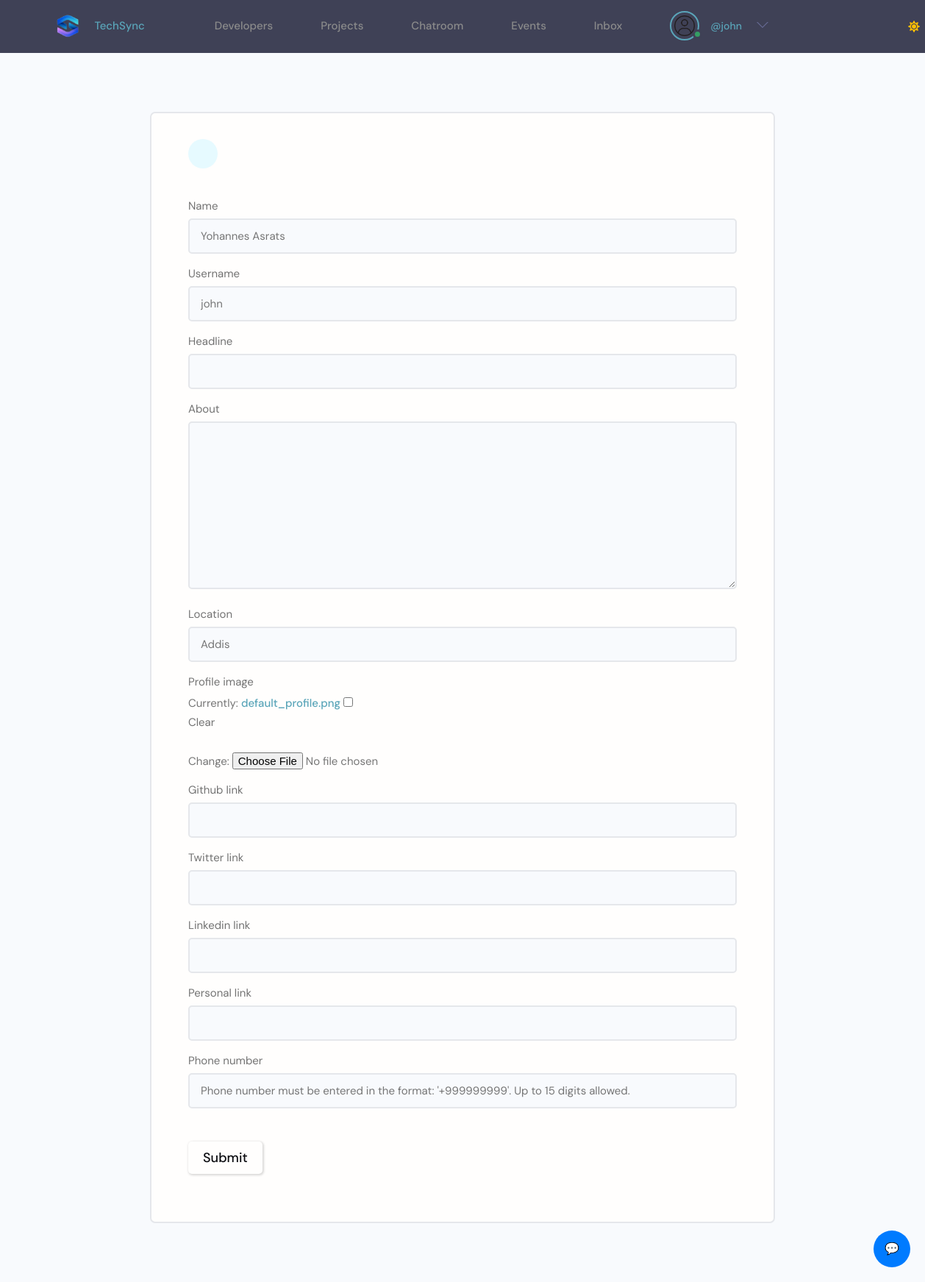
The page /edit-account/ (signed in) on the database its author committed.
### users/models.py (models this page shows, shortened)
class Profile(models.Model):
    id = models.UUIDField(default=uuid.uuid4, primary_key=True, unique=True, editable=False, )
    user = models.OneToOneField(User, on_delete=models.CASCADE,null=True,blank=True)
    name = models.CharField(max_length=200, blank=True,null=True)
    username = models.CharField(max_length=200, blank=True,null=True,unique=True)
    headline = models.CharField(max_length=200, blank=True,null=True)
    about = models.TextField(blank=True, null=True)
    location = models.CharField(max_length=200, blank=True,null=True)
    profile_image = models.ImageField(null=True, blank=True,upload_to='profiles', default='default_profile.png')
    github_link = models.CharField(max_length=200, blank=True,null=True)
    twitter_link = models.CharField(max_length=200, blank=True,null=True)
    linkedin_link = models.CharField(max_length=200, blank=True,null=True)
    personal_link = models.CharField(max_length=200, blank=True,null=True)
    phone_regex = RegexValidator(
    regex=r'^\+?1?\d{9,15}$',
    message="Phone number must be entered in the format: '+999999999'. Up to 15 digits allowed."
    )
    phone_number = models.CharField(validators=[phone_regex], max_length=17, blank=True)  # validators should be a list
    created_at = models.DateTimeField(auto_now_add=True)

### users/views.py (the view)
# urls.py: path('edit-account/', views.editAccount, name='edit-account'),
@login_required(login_url='login')
def editAccount(request):
    profile = request.user.profile
    form = ProfileForm(instance=profile)
    if request.method == 'POST':
        form = ProfileForm(request.POST, request.FILES, instance=profile)
        if form.is_valid():
            form.save()
            return redirect('user-account')
    context = {'form': form}
    return render(request, 'users/profile_form.html', context)

### users/forms.py
class ProfileForm(ModelForm):
    class Meta:
        model = Profile
        fields = '__all__'
        exclude = ['user']
    def __init__(self, *args, **kwargs):
        super().__init__(*args, **kwargs)
        for name, field in self.fields.items():
            field.widget.attrs.update({'class': 'input'})
            if name == 'phone_number':
                field.widget.attrs.update({
                    'placeholder': "Phone number must be entered in the format: '+999999999'. Up to 15 digits allowed."
                })

### techsync/context_processors.py (called while the page is built)
def navbar_data(request):
    profile = event_organizer = event_moderator = None
    if request.user.is_authenticated:
        if hasattr(request.user, 'profile'):
            profile = request.user.profile
        if hasattr(request.user, 'eventorganizer'):
            event_organizer = request.user.eventorganizer
        if hasattr(request.user, 'eventmoderator'):
            event_moderator = request.user.eventmoderator
    return {
        'profile': profile,
        'event_organizer': event_organizer,
        'event_moderator': event_moderator,
    }

### templates/users/profile_form.html (shortened to what this page needs)
{% extends 'main/main.html' %}
{% block content %}
<main class="formPage my-xl">
    <div class="content-box">
        <div class="formWrapper">
            <a class="backButton" href="{% url 'edit-account' %}"></a>
            <br>
            <form class="form" method="POST" action="{% url 'edit-account' %}" enctype="multipart/form-data">
                {% for field in form %}
                <div class="form__field">
                    <label for="formInput#text">{{field.label}}</label>
                    {{field}}
                </div>
                {% endfor %}
                <input class="btn btn--sub btn--lg  my-md" type="submit" value="Submit" />
            </form>
        </div>
    </div>
</main>
{% endblock content %}

### templates/main/navbar.html (shortened to what this page needs)
{% load static %}
<header class="header">
        <div class="container container--narrow">
                <a href="{% url 'projects'%}" class="header__logo">
                        <img src="{% static 'images/logo.png' %}" alt="Techsync Logo" />TechSync
                </a>
                <nav class="header__nav header__menu">
                        {% if request.user.is_event_organizer %}
                        <ul class="header__menu">
                            <li class="header__menuItem"><a href="{% url 'events' %}">Events</a></li>
                            {% if request.user.is_authenticated %}
                            {% comment %} <li class="header__menuItem"><a  href="{% url 'inbox' %}">Inbox</a></li>  {% endcomment %}
                            <li class="header__menuItem"><a  href="{% url 'scan-qr-code' %}">Verify QR</a></li>
                            <li class="header__menuItem"><a  href="{% url 'user-chatrooms' %}">Inbox</a></li>
                            {% else %}
                            <li class="header__menuItem"><a href="{% url 'login' %}" class="btn btn--sub">Login/Sign Up</a></li>
                            {% endif %}
                            {% if request.user.is_authenticated %}
                            {% comment %} Profile {% endcomment %}
                            <li class="header__menuItem">
                                    <div class="header__user">
                                            <a href="{% url 'organization-account'%}">
                                                <div class="avatar avatar--medium active">
                                                    <img src="{{ event_organizer.profile_image.url }}" />
                                                </div>
                                                <p> <span>@{{profile.username}}</span></p>
                                            </a>
                                            <button class="dropdown-button">
                                                <svg version="1.1" xmlns="http://www.w3.org/2000/svg" width="32" height="32" viewBox="0 0 32 32">
                                                    <title>chevron-down</title>
                                                    <path d="M16 21l-13-13h-3l16 16 16-16h-3l-13 13z"></path>
                                                </svg>
                                            </button>
                                        </div>
                                        <div class="dropdown-menu">
                                            <a href="settings.html" class="dropdown-link"
                                                ><svg version="1.1" xmlns="http://www.w3.org/2000/svg" width="32" height="32" viewBox="0 0 32 32">
                                                    <title>tools</title>
                                                    <path
                                                        d="M27.465 32c-1.211 0-2.35-0.471-3.207-1.328l-9.392-9.391c-2.369 0.898-4.898 0.951-7.355 0.15-3.274-1.074-5.869-3.67-6.943-6.942-0.879-2.682-0.734-5.45 0.419-8.004 0.135-0.299 0.408-0.512 0.731-0.572 0.32-0.051 0.654 0.045 0.887 0.277l5.394 5.395 3.586-3.586-5.394-5.395c-0.232-0.232-0.336-0.564-0.276-0.887s0.272-0.596 0.572-0.732c2.552-1.152 5.318-1.295 8.001-0.418 3.274 1.074 5.869 3.67 6.943 6.942 0.806 2.457 0.752 4.987-0.15 7.358l9.392 9.391c0.844 0.842 1.328 2.012 1.328 3.207-0 2.5-2.034 4.535-4.535 4.535zM15.101 19.102c0.26 0 0.516 0.102 0.707 0.293l9.864 9.863c0.479 0.479 1.116 0.742 1.793 0.742 1.398 0 2.535-1.137 2.535-2.535 0-0.668-0.27-1.322-0.742-1.793l-9.864-9.863c-0.294-0.295-0.376-0.74-0.204-1.119 0.943-2.090 1.061-4.357 0.341-6.555-0.863-2.631-3.034-4.801-5.665-5.666-1.713-0.561-3.468-0.609-5.145-0.164l4.986 4.988c0.391 0.391 0.391 1.023 0 1.414l-5 5c-0.188 0.188-0.441 0.293-0.707 0.293s-0.52-0.105-0.707-0.293l-4.987-4.988c-0.45 1.682-0.397 3.436 0.164 5.146 0.863 2.631 3.034 4.801 5.665 5.666 2.2 0.721 4.466 0.604 6.555-0.342 0.132-0.059 0.271-0.088 0.411-0.088z"
                                                    ></path>
                                                </svg>
                                                Settings</a
                                            >
                                            <a href="{% url 'logout' %}" class="dropdown-link"
                                                ><svg version="1.1" xmlns="http://www.w3.org/2000/svg" width="32" height="32" viewBox="0 0 32 32">
                                                    <title>sign-out</title>
                                                    <path
                                                        d="M3 0h22c0.553 0 1 0 1 0.553l-0 3.447h-2v-2h-20v28h20v-2h2l0 3.447c0 0.553-0.447 0.553-1 0.553h-22c-0.553 0-1-0.447-1-1v-30c0-0.553 0.447-1 1-1z"
                                                    ></path>
                                                    <path
                                                        d="M21.879 21.293l1.414 1.414 6.707-6.707-6.707-6.707-1.414 1.414 4.293 4.293h-14.172v2h14.172l-4.293 4.293z"
                                                    ></path>
                                                </svg>
                                                Logout</a
                                            >
                                        </div>
                            </li>
                            {% endif %}
                        </ul>
                        {% else %}
                        <ul class="header__menu">
                                <li class="header__menuItem"><a href="{% url 'profiles' %}">Developers</a></li>
                                <li class="header__menuItem"><a  href="{% url 'projects' %}">Projects</a></li>
                                <li class="header__menuItem"><a  href="{% url 'home-group'%}">Chatroom</a></li>
                                <li class="header__menuItem"><a href="{% url 'events' %}">Events</a></li>
                                {% if request.user.is_authenticated %}
                                <li class="header__menuItem"><a  href="{% url 'user-chatrooms' %}">Inbox</a></li>
                                {% else %}
                                <li class="header__menuItem"><a href="{% url 'login' %}" class="btn btn--sub">Login/Sign Up</a></li>
                                {% endif %}
                                {% if request.user.is_authenticated %}
                                <li class="header__menuItem">
                                        <div class="header__user">
                                                <a href="{% url 'user-account'%}">
                                                    <div class="avatar avatar--medium active">
                                                        <img src="{{ profile.profile_image.url }}" />
                                                    </div>
                                                    <p> <span>@{{profile.username}}</span></p>
                                                </a>
                                                <button class="dropdown-button">
                                                    <svg version="1.1" xmlns="http://www.w3.org/2000/svg" width="32" height="32" viewBox="0 0 32 32">
                                                        <title>chevron-down</title>
                                                        <path d="M16 21l-13-13h-3l16 16 16-16h-3l-13 13z"></path>
                                                    </svg>
                                                </button>
                                            </div>
                                </li>
                                {% endif %}
                        </ul>
                        {% endif %}
                </nav>
                <span id="mode-icon" class="fas fa-sun"></span>
        </div>
</header>
<link rel="stylesheet" href="{% static 'uikit/styles/modules/_variables.css' %}" id="theme-css">

### static/styles/langauge.css (style rules this page uses)
:root { --li4-color-primary-hsl: 250, 84%, 54%; --li4-color-bg-hsl: 0, 0%, 100%; --li4-color-contrast-high-hsl: 230, 7%, 23%; --li4-color-contrast-higher-hsl: 230, 13%, 9%; --li4-color-bg-light-hsl: 0, 0%, 100%; --li4-color-white-hsl: 0, 0%, 100%; --li4-color-bg-dark-hsl: 240, 4%, 95%; --li4-color-bg-lighter-hsl: 0, 0%, 100%; --li4-color-black-hsl: 230, 13%, 9%; --li4-space-3xs: 0.25rem; --li4-space-2xs: 0.375rem; --li4-space-xs: 0.5rem; --li4-space-sm: 0.75rem; }
@media (min-width: 64rem) { :root { --li4-space-3xs: 0.375rem; --li4-space-2xs: 0.5625rem; --li4-space-xs: 0.75rem; --li4-space-sm: 1.125rem; } }
:root { --picker-vertical-gap: 4px; }

### static/styles/app.css (style rules this page uses)
:root { --color-sub: #0b0c10; }
.btn--sub { background-color: var(--color-sub-light); }
img { width: 100%; }
.content-box { width: 95%; max-width: 85rem; margin: 0 auto; }
.header { position: sticky; z-index: 111; background-color: var(--color-sub); padding: 1.5rem 0; }
.header > .container { display: flex; justify-content: space-between; align-items: center; }
.header__logo > img { height: 3.8rem; }
.header__nav > ul { display: inline-flex; align-items: center; list-style: none; gap: 6.5rem; }
.header__menuItem > a { color: var(--color-light); font-weight: 300; }
.backButton { background: var(--color-main-light); color: var(--color-main); width: 4rem; height: 4rem; display: flex; align-items: center; justify-content: center; border-radius: 50%; }
.formPage .formWrapper { list-style: none; background: var(--color-white); padding: 3.5rem 5rem; border: 2px solid var(--color-light); border-radius: 0.7rem; }

### static/styless/style.css (style rules this page uses)
:root { --color-main: #71c6dd; --color-main-light: #e1f6fb; --color-dark: #3f4156; --color-dark-medium: #51546e; --color-dark-light: #696d97; --color-light: #e5e5e5; --color-gray: #8b8b8b; --color-light-gray: #b2bdbd; --color-bg: #2d2d39; --color-success: #5dd693; --color-error: #fc4b0b; }
* { font-family: "DM Sans", -apple-system, BlinkMacSystemFont, "Segoe UI", Roboto, Oxygen, Ubuntu, Cantarell, "Open Sans", "Helvetica Neue", sans-serif; margin: 0; padding: 0; box-sizing: border-box; text-rendering: optimizeLegibility; font-size: inherit; }
html { font-size: 56.25%; }
@media only screen and (min-width: 1200px) { html { font-size: 62.5%; } }
body { line-height: 1.6; font-weight: 400; font-size: 1.5rem; color: var(--color-light-gray); background-color: var(--color-bg); min-height: 100vh; }
img { width: 100%; }
a { display: inline-block; color: var(--color-main); text-decoration: none; }
.container { max-width: 120rem; width: 90%; margin: auto; }
.btn { background-color: transparent; border: none; display: inline-flex; align-items: center; gap: 1rem; cursor: pointer; transition: all ease-in-out 0.3s; padding: 1rem 2rem; border-radius: 5px; box-shadow: 1px 1px 3px 1px rgba(0, 0, 0, 0.15); font-weight: 500; }
.avatar { position: relative; display: inline-block; border-radius: 50%; border: 2px solid var(--color-main); }
.avatar img { display: block; border-radius: 50%; object-fit: cover; object-position: center; }
.avatar::after { content: ""; display: block; position: absolute; background-color: var(--color-gray); z-index: 111; border-radius: 50%; border: 0.3rem solid var(--color-dark); }
.avatar.active::after { background-color: var(--color-success); }
.avatar.avatar--medium img { width: 3.6rem; height: 3.6rem; border-radius: 50%; }
.avatar.avatar--medium:after { width: 0.7rem; height: 0.7rem; bottom: 0px; right: -6px; }
.header { padding: 1.5rem; background-color: var(--color-dark); }
.header > .container { display: flex; gap: 9.5rem; }
.header__logo, .header__user { display: flex; gap: 2rem; align-items: center; }
.header__logo > img { height: 3.2rem; width: 3.2rem; }
.header__menu { margin-left: auto; position: relative; }
.header__menu a { display: flex; gap: 1.5rem; align-items: center; font-weight: 500; text-decoration: none; color: var(--color-gray); }
.header__menu img { height: 3.6rem; }
.header__menu p { line-height: 1.2; }
.header__menu span { color: var(--color-main); font-weight: 500; font-size: 1.4rem; display: block; }
.header__menu svg { width: 1.6rem; height: 1.6rem; fill: var(--color-dark-light); }
.dropdown-button { background: transparent; border: 0; outline: 0; cursor: pointer; }

### static/uikit/styles/modules/_typography.css (style rules this page uses)
* { font-family: var(--font-base); }
p, span, strong { font-size: 1.6rem; color: var(--color-text); font-weight: var(--font-regular); }
a { padding-bottom: 2px; text-decoration: none; display: inline-block; color: var(--color-main); font-weight: var(--font-medium); }

### rows shown on the page
Profile: profile_image (placeholder picture), username "john", form "Yohannes Asrats" "john" "Addis"

### other values the page prints
{{ field.label }} "Name" "Username" "Headline" "About" "Location" "Profile image" "Github link" "Twitter link" "Linkedin link" "Personal link" "Phone number"
